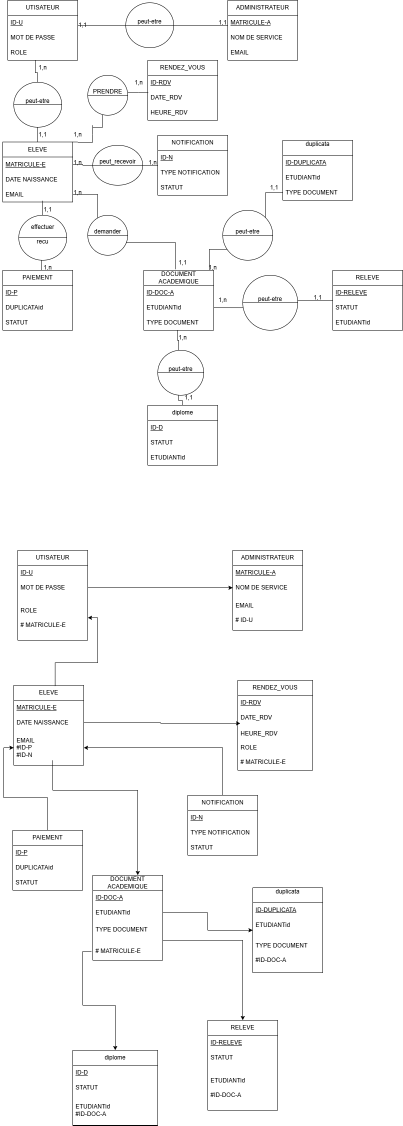
#> input picture docs/MCD PROJET ET MLD.drawio.png, 806 x 2251 px (shown at 1/2 size); its folder holds only this picture in this run
$ python repair-png-white-lines.py '../docs/MCD PROJET ET MLD.drawio.png'
#> lines starting #> are read from the running program, lines starting #| are printed output that depends on the picture
#!/usr/bin/env python3
"""Supprime les traits blancs horizontaux dans les PNG (artefacts d'export, max 15 px)."""
from __future__ import annotations

import sys
from pathlib import Path

from PIL import Image

ROOT = Path(__file__).resolve().parents[1]
DEFAULT = [
    ROOT / "docs" / "diagrammes-images",
    ROOT / "docs" / "memoire-screenshots",
]

MAX_GAP = 15
WHITE = 252  # pixels >= this on all channels count as white


def row_stats(px, w: int, y: int, step: int = 2) -> float:
    xs = range(0, w, step)
    white = sum(1 for x in xs if all(c >= WHITE for c in px[x, y][:3]))
    return white / len(list(xs))


def repair(path: Path) -> int:
    im = Image.open(path).convert("RGB")
    w, h = im.size
#> w = 806; h = 2251
    px = im.load()
    fixed = 0
    y = 1
    while y < h - 1:
        if row_stats(px, w, y) < 0.995:
            y += 1
            continue
        start = y
        while y < h - 1 and row_stats(px, w, y) >= 0.995:
            y += 1
        end = y
        gap = end - start
        if gap <= MAX_GAP and start > 0 and end < h:
            if row_stats(px, w, start - 1) < 0.995 and row_stats(px, w, end) < 0.995:
                for gy in range(start, end):
                    for x in range(w):
                        c1 = px[x, start - 1]
                        c2 = px[x, end]
                        px[x, gy] = tuple((a + b) // 2 for a, b in zip(c1, c2))
                fixed += gap
#> after the loop, fixed = 582; y = 2250
    if fixed:
        im.save(path, "PNG", optimize=True)
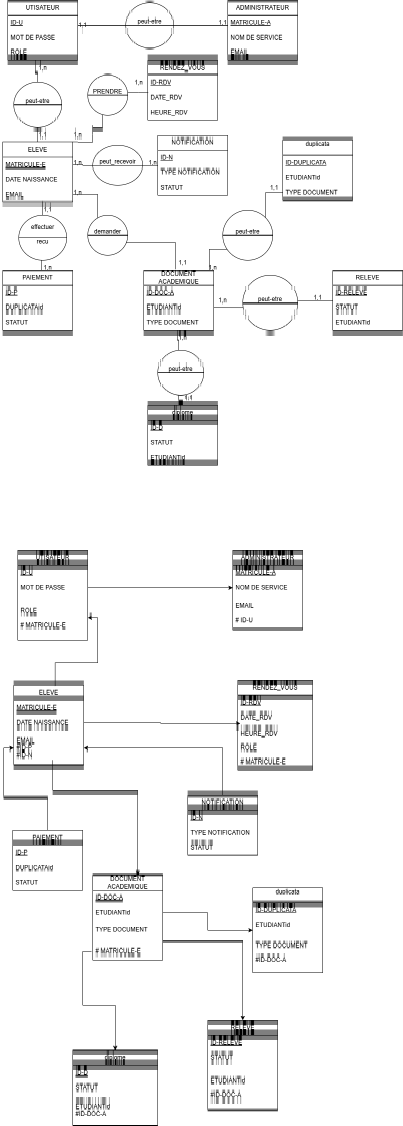
#> saved as MCD PROJET ET MLD.drawio.png: PIL image 806x2251 RGB (shown at 1/2 size); min 0, max 255, mean 243.1
    return fixed


def main(argv: list[str]) -> int:
    targets: list[Path] = [Path(a) for a in argv] if argv else []
    if not targets:
        for d in DEFAULT:
            targets.extend(sorted(d.rglob("*.png")))

    total = touched = 0
    for path in targets:
        if not path.exists():
            continue
        n = repair(path)
#> n = 582
        if n:
            touched += 1
            total += n
#> total = 582
#> (the run stopped early here; a loop or call above may not have finished)
